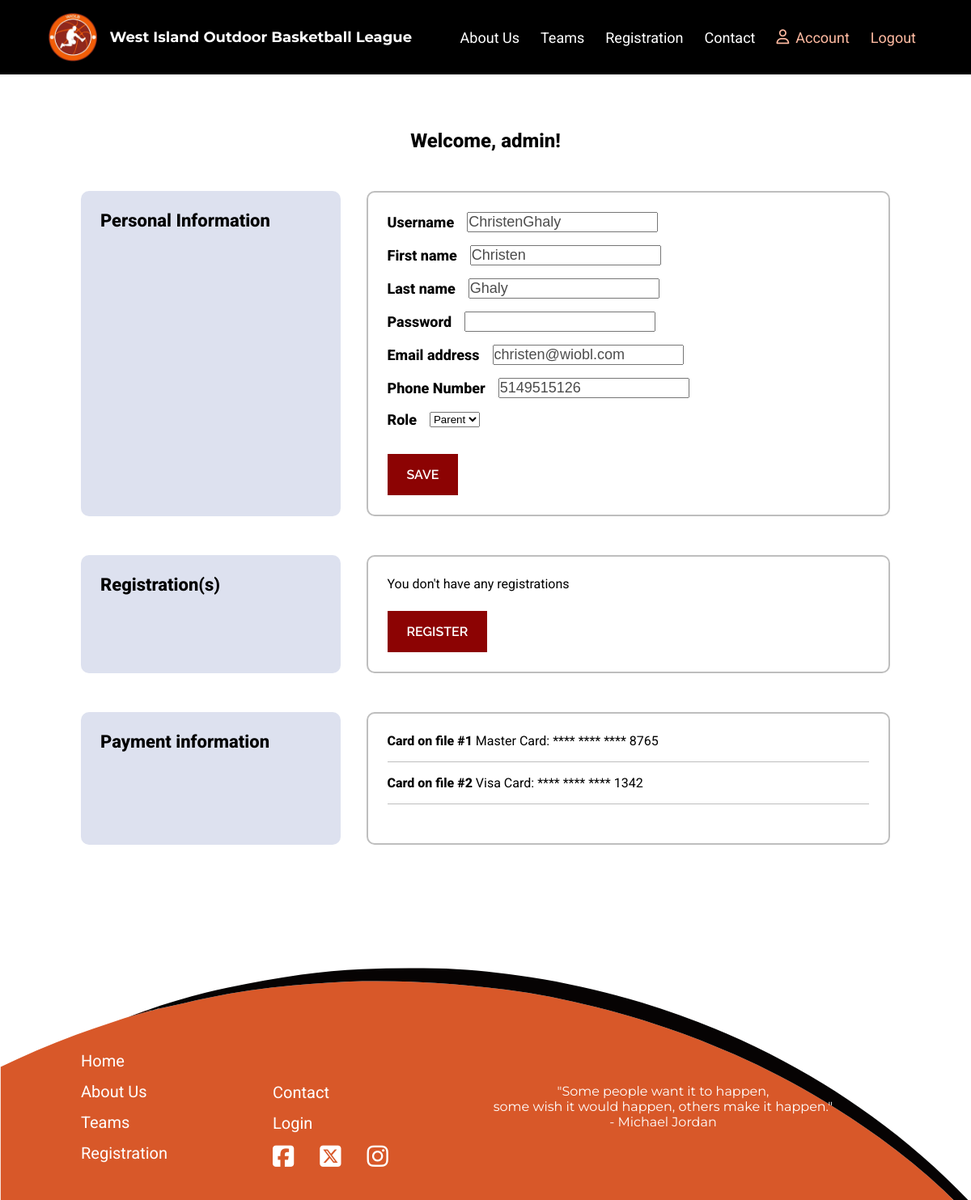
Before: /wioblapp/account/9/ (signed in) with the older database file.
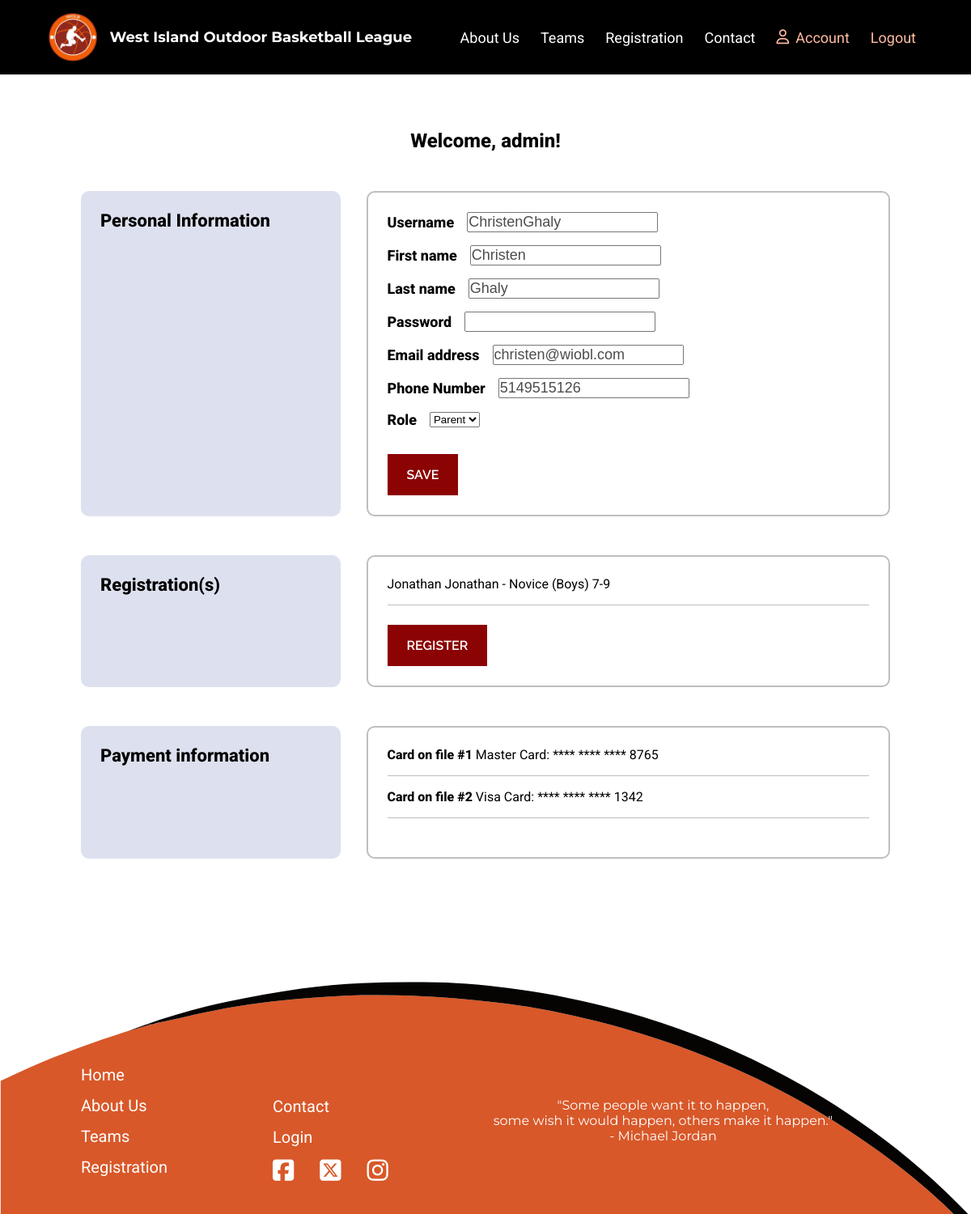
After: the same page with the newer database file.
### wioblapp/models.py (models this page shows)
class UserAccount(AbstractUser):
    role = models.ForeignKey(Role, on_delete=models.RESTRICT, related_name="user_accounts", null=True, blank=True)
    bio = models.TextField("Bio", blank=True, null=True)
    phone = models.CharField("Phone Number", max_length=15,  blank=True, null=True)
    def __str__(self):
        return self.username

class Registration(models.Model):
    player = models.ForeignKey(Player, on_delete=models.CASCADE, related_name="registrations")
    team = models.ForeignKey(Team, on_delete=models.SET_NULL, null=True, blank=True, related_name="registrations")  # Add this line
    reg_type = models.ForeignKey(RegistrationType, on_delete=models.CASCADE, related_name="registrations")
    address = models.CharField("Address", max_length=200)
    email = models.EmailField("Email Adress", max_length=254, blank=True, null=True)
    phone = models.CharField("Phone Number", max_length=15)
    uniform_size = models.CharField("Uniform Size", max_length=3)
    consent = models.BooleanField("Consent", default=False, null=False)
    volunteer = models.BooleanField("Volunteer", default=False)
    date_time = models.DateTimeField("Date", auto_now_add=True)
    message = models.TextField("Special Requests", blank=True, null=True)
    def __str__(self):
        return f"{self.player} - {self.reg_type}"

class Player(models.Model):
    related_account = models.ForeignKey(UserAccount, on_delete=models.CASCADE, related_name="players")
    team_name = models.ForeignKey(Team, on_delete=models.RESTRICT, related_name="players", blank=True, null=True)
    name = models.CharField("Name", max_length=50)
    dob = models.DateField("Date Of Birth")
    gender = models.CharField("Gender", max_length=20, blank=True, null=True)
    def __str__(self):
        return self.name

class RegistrationType(models.Model):
    reg_type = models.CharField("Registration Type", max_length=50, primary_key=True)
    description = models.CharField("Description", max_length=300)
    cost = models.IntegerField("Cost")
    def __str__(self):
        return str(self.reg_type)

### wioblapp/views.py (the view, shortened to what this page needs)
# urls.py: path("account/<int:account_id>/", views.member_account, name="member_account"),
@login_required(login_url="login")
def member_account(request, account_id):
    member = get_object_or_404(UserAccount, pk=account_id)
    players = Player.objects.filter(related_account=account_id)
    registrations = Registration.objects.filter(player__in=players)
    password = member.password
    try:
        player = Player.objects.filter(related_account=account_id).first()
    except Player.DoesNotExist:
        pass
    try:
        registration = Registration.objects.get(player=player)
    except Registration.DoesNotExist:
        pass
    if request.method == "GET":
        account_form = ModifyAccountForm(instance=member)
    context = {
        "account_form": account_form,
        "member": member,
        "players": players,
        "registrations": registrations,
    }
    return render(request, "member_account.html", context)

### wioblapp/forms.py
class ModifyAccountForm(forms.ModelForm):
    password = forms.CharField(label="Password", max_length=20, widget=forms.PasswordInput, required=True)
    phone = forms.CharField(label="Phone Number", required=False)
    class Meta:
        model = UserAccount
        fields = ["username", "first_name", "last_name", "password", "email", "phone", "role"]

### wioblapp/models.py (called while the page is built)
    def __str__(self):
        return self.name

### wioblapp/templates/member_account.html (shortened to what this page needs)
{% extends 'base.html' %}
{% load static %}
{% block content %}
    {% if request.user.is_authenticated %}
        <section class="account-info">
            <div class="container">
                <div class="profile-info">
                    <p>Welcome, {{ request.user }}!</p>
                </div>
                <div class="account-flex">
                    <div class="account-left">
                        <h3>Personal Information</h3>
                    </div>
                    <div class="account-right">
                        <div class="account-content">
                            <form action="{% url 'member_account' request.user.id %}" method="POST">
                                <div class="form">
                                    {% for field in account_form %}
                                        <div class="input-edit">
                                            <label for="{{ field.id_for_label }}">{{ field.label }}</label>
                                            {{ field }}
                                        </div>
                                    {% endfor %}
                                </div>
                                <div class="button-container">
                                    <button name="account_edit" class="action-button button" >Save</button>
                                </div>
                            </form>
                        </div>
                    </div>
                </div>
                <div class="account-flex">
                    <div class="account-left">
                        <h3>Registration(s)</h3>
                    </div>
                    <div class="account-right">
                        <div class=" account-content account-reg">
                            <div>
                                {% if registrations %}
                                <ul>
                                {% for registration in registrations %}
                                    <li>{{ registration }}</li>
                                {% endfor %}
                                </ul>
                                {% else %}
                                    <p>You don't have any registrations</p>
                                {% endif %}
                            </div>
                            <div class="button-container">
                                <a href="{% url 'registration' %}" class="action-button button">Register</a>
                            </div>
                        </div>
                    </div>
                </div>
                <div class="account-flex">
                    <div class="account-left">
                        <h3>Payment information</h3>
                    </div>
                    <div class="account-right">
                        <div class="account-content">
                            <ul>
                                <li><span>Card on file #1</span> Master Card: **** **** **** 8765</li>
                                <li><span>Card on file #2</span> Visa Card: **** **** **** 1342</li>
                            </ul>
                        </div>
                    </div>
                </div>
            </div>
        </section>
    {% endif %}
{% endblock %}

### wioblapp/templates/base.html (shortened to what this page needs)
{% load static %}
<!DOCTYPE html>
<html lang="en">
<head>
    <link rel="stylesheet" href="{% static 'style.css' %}">
    <link rel="stylesheet" href="https://cdnjs.cloudflare.com/ajax/libs/font-awesome/6.7.2/css/all.min.css"
 />
    <link rel="stylesheet" href="https://unpkg.com/leaflet@1.9.4/dist/leaflet.css"
 />
</head>
<body class="{% block body_class %}default-body{% endblock %}">
    <nav class="navbar">
        <div class="nav-container">
            <div class="nav-flex">
                <div class="logo">
                    <a href="{% url 'index' %}">
                        <img src="{% static 'images/logo.png' %}" alt="">
                        <h1>West Island outdoor basketball league</h1>
                    </a>
                </div>
                <div class="menu">
                    <ul class="menu-list" id="menu-list">
                        <li><a href="{% url 'about' %}">About us</a></li>
                        <li><a href="{% url 'teams' %}">Teams</a></li>
                        <li><a href="{% url 'registration' %}">Registration</a></li>
                        <li><a href="#">Contact</a></li>
                        {% if request.user.is_authenticated %}
                        <li>
                            <a class="orange-url account-url" href="{% url 'member_account' request.user.id %}">
                                <i class="fa-regular fa-user"></i> Account
                            </a>
                        </li>
                        <li><a class="orange-url" href="{% url 'logout' %}">Logout</a></li>
                        {% else %}
                        <li><a class="orange-url" href="{% url 'sign-up' %}">Sign-up</a></li>
                        <li><a class="orange-url" href="{% url 'login' %}">Login</a></li>
                        {% endif %}
                    </ul>
                </div>
            </div>
        </div>
    </nav>
    <div>
        {% block content %}
        {% endblock %}
    </div>
    <footer class="{% block footer_class %}default-footer{% endblock %}">
        <div class="container">
            <div class="footer-flex">
                <ul class="footer-list">
                    <li><a href="{% url 'index' %}">Home</a></li>
                    <li><a href="{% url 'about' %}">About us</a></li>
                    <li><a href="{% url 'teams' %}">Teams</a></li>
                    <li><a href="{% url 'registration' %}">Registration</a></li>
                </ul>
                <ul class="footer-list footer-right">
                    <li><a href="#">Contact</a></li>
                    <li><a href="{% url 'login' %}">Login</a></li>
                    <ul class="social-media-icons">
                        <li><a href="#">
                                <i class="fa-brands fa-square-facebook"></i>
                            </a></li>
                        <li><a href="#">
                                <i class="fa-brands fa-square-x-twitter"></i>
                            </a></li>
                        <li><a href="#">
                                <i class="fa-brands fa-instagram"></i>
                            </a></li>
                    </ul>
                </ul>
                <ul class="footer-list sentence">
                    <li>
                        <p>"Some people want it to happen,<br>
                            some wish it would happen, others make it happen."<br>
                            - Michael Jordan</p>
                    </li>
                </ul>
            </div>
        </div>
    </footer>
</body>
</html>

### wiobl/static/style.css (style rules this page uses)
* { margin: 0; padding: 0; box-sizing: border-box; }
body { font-family: Roboto; }
section { padding: 48px 0; }
h1 { color: #ffffff; text-transform: capitalize; font-family: Montserrat; font-size: 18px; font-weight: 700; }
h3 { font-family: Roboto; font-size: 28px; font-weight: 400; }
.container { max-width: 1000px; width: 90%; margin-right: auto; margin-left: auto; }
.button { display: inline-block; padding: 16px 24px; font-size: 16px; font-weight: 600; font-family: Raleway; text-align: center; text-decoration: none; text-transform: uppercase; transition: background-color 0.3s ease, transform 0.3s ease; border: none; color: #FFFFFF; transition: 0.5s; }
.action-button { background-color: #8C0303; }
.navbar { padding: 16px 0; background-color: #000000; color: #ffffff; position: relative; }
.nav-container { max-width: 1500px; width: 90%; margin-right: auto; margin-left: auto; }
.nav-flex { display: flex; gap: 40px; justify-content: space-between; align-items: center; position: relative; }
.logo a { display: flex; align-items: center; gap: 16px; text-decoration: none; color: white; font-size: 24px; font-weight: bold; }
.logo img { height: 60px; }
.menu-list { list-style: none; display: flex; gap: 10px; align-items: center; justify-content: center; }
.menu a { text-decoration: none; color: white; font-size: 18px; display: block; padding: 4px 8px; border-radius: 3px; transition: 0.5s; text-transform: capitalize; text-align: center; }
.menu-list .orange-url { color: #ffbaa1; }
.menu-list .account-url { display: flex; gap: 8px; align-items: center; justify-content: center; }
footer { padding-top: 150px; padding-bottom: 24px; background: url("/static/images/footer-ball.svg"); background-position: bottom; background-size: cover; }
.footer-flex { display: flex; gap: 130px; align-items: center; justify-content: start; }
footer ul { list-style: none; }
.footer-list li { margin-bottom: 14px; }
.footer-right { margin-top: 3rem; }
footer a { color: #ffffff; text-decoration: none; text-transform: capitalize; font-size: 20px; }
.social-media-icons { display: flex; gap: 32px; }
.sentence { color: white; text-align: center; font-family: Montserrat; }
footer i { font-size: 30px; }
.login-form label, input { display: block; }
.account-info .profile-info { text-align: center; margin-bottom: 48px; }
.account-info .profile-info p { font-size: 24px; font-weight: 800; }
.account-info .account-flex { display: flex; gap: 32px; margin-bottom: 48px; }
.account-info .account-left { width: 33%; background-color: #DDE1EF; border-radius: 10px; padding: 24px; }
.account-info .account-right { width: 67%; }
.account-info .account-content { border-radius: 10px; border: 2px solid #bebebe; padding: 24px; }
.account-info .form { margin-bottom: 32px; }
.account-info h3 { font-size: 22px; font-weight: 800; }
.account-info .input-edit { display: flex; align-items: center; gap: 16px; margin-bottom: 16px; }
.account-info label { font-size: 18px; font-weight: 800; }
.account-info input { color: #4c4c4c; font-size: 18px; }
.account-info li { margin-bottom: 16px; padding-bottom: 16px; border-bottom: 1px solid #bebebe; }
.account-info ul { margin-bottom: 24px; list-style: none; }
.account-info span { font-weight: 800; }

Changed rows visible on the page:
added Registration: player+reg_type "Jonathan Jonathan - Novice (Boys) 7-9"
Other visible differences:
text no longer shown: "You don't have any registrations"
